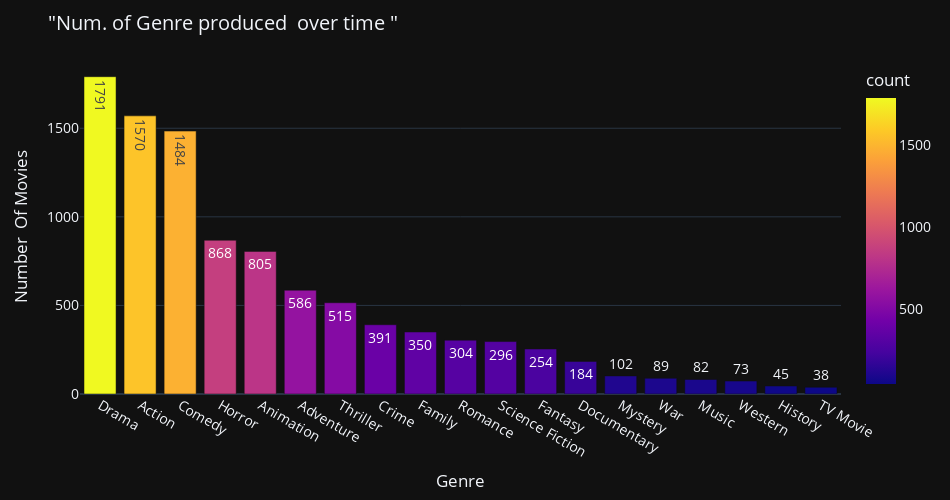

Notebook source saved alongside this figure:
### Markdown cell above
>> ### ___What is the most genre that has the most number of films released?___

### Code cell
release_Genere_df = df["Genre"].value_counts().reset_index().rename(columns={"index":"Genre","Genre":"count"})


fig = px.bar(release_Genere_df, x=release_Genere_df.Genre,y='count', color ='count',width=950, height=500,text_auto='True') 
fig.update_layout(
    title=' "Num. of Genre produced  over time " ',
    xaxis_title="Genre",
    yaxis_title="Number  Of Movies",
    legend_title="Frequency",
    font=dict(
        size=14
    )
    
)
fig.layout.template =  'plotly_dark'
fig.show()

### Figure 1 — Plotly figure (JSON) as saved in the notebook; plotly's stock layout.template omitted (floating-point values rounded to 4 significant figures)
{"data": [{"alignmentgroup": "True", "hovertemplate": "Genre=%{x}<br>count=%{marker.color}<extra></extra>", "legendgroup": "", "marker": {"color": [1791, 1570, 1484, 868, 805, 586, 515, 391, 350, 304, 296, 254, 184, 102, 89, 82, 73, 45, 38], "coloraxis": "coloraxis", "pattern": {"shape": ""}}, "name": "", "offsetgroup": "", "orientation": "v", "showlegend": false, "textposition": "auto", "texttemplate": "%{y:True}", "type": "bar", "x": ["Drama", "Action", "Comedy", "Horror", "Animation", "Adventure", "Thriller", "Crime", "Family", "Romance", "Science Fiction", "Fantasy", "Documentary", "Mystery", "War", "Music", "Western", "History", "TV Movie"], "xaxis": "x", "y": [1791, 1570, 1484, 868, 805, 586, 515, 391, 350, 304, 296, 254, 184, 102, 89, 82, 73, 45, 38], "yaxis": "y"}], "layout": {"barmode": "relative", "coloraxis": {"colorbar": {"title": {"text": "count"}}, "colorscale": [[0, "#0d0887"], [0.1111, "#46039f"], [0.2222, "#7201a8"], [0.3333, "#9c179e"], [0.4444, "#bd3786"], [0.5556, "#d8576b"], [0.6667, "#ed7953"], [0.7778, "#fb9f3a"], [0.8889, "#fdca26"], [1, "#f0f921"]]}, "font": {"size": 14}, "height": 500, "legend": {"title": {"text": "Frequency"}, "tracegroupgap": 0}, "margin": {"t": 60}, "title": {"text": " \"Num. of Genre produced  over time \" "}, "width": 950, "xaxis": {"anchor": "y", "domain": [0, 1], "title": {"text": "Genre"}}, "yaxis": {"anchor": "x", "domain": [0, 1], "title": {"text": "Number  Of Movies"}}}}
